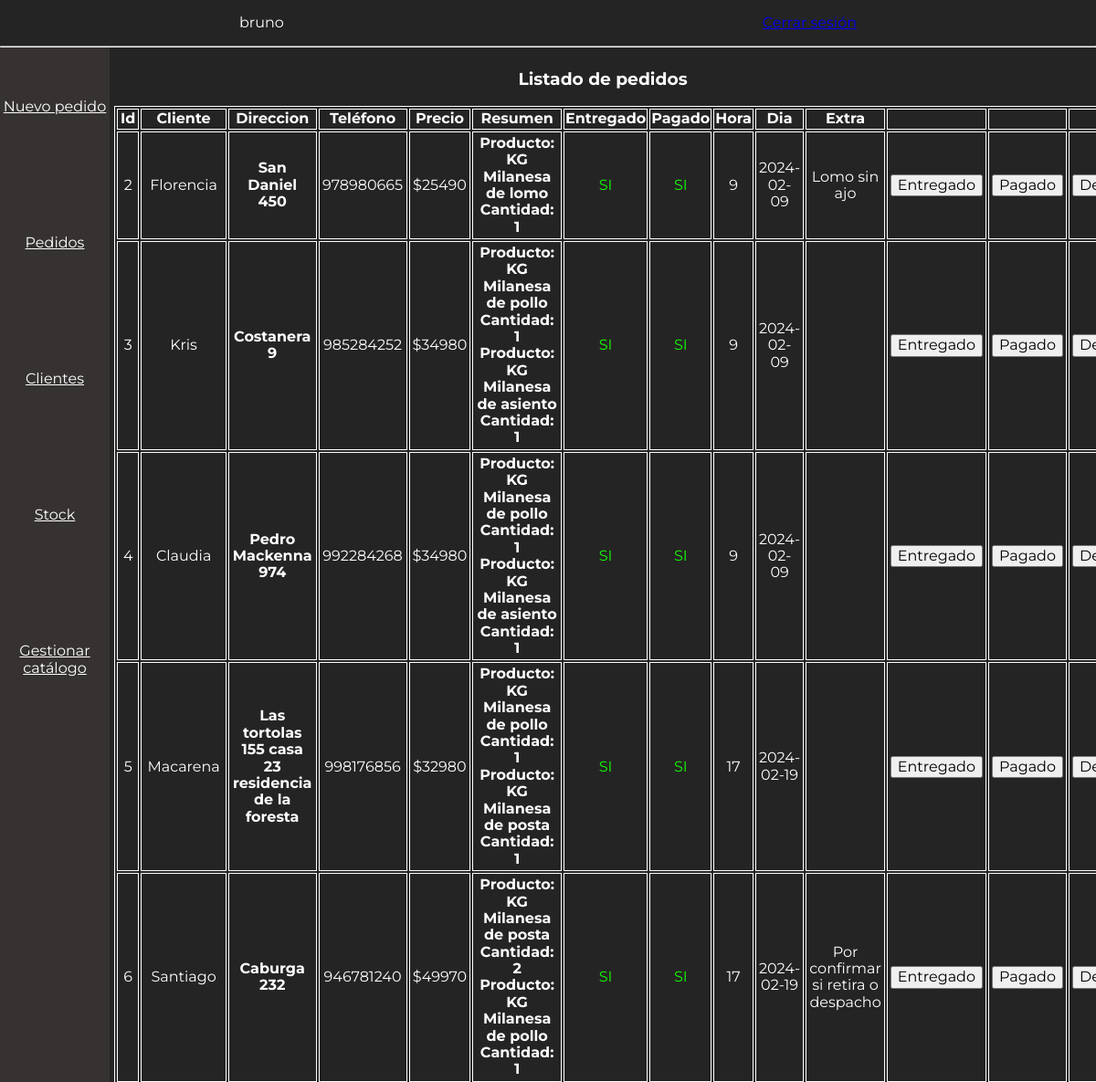
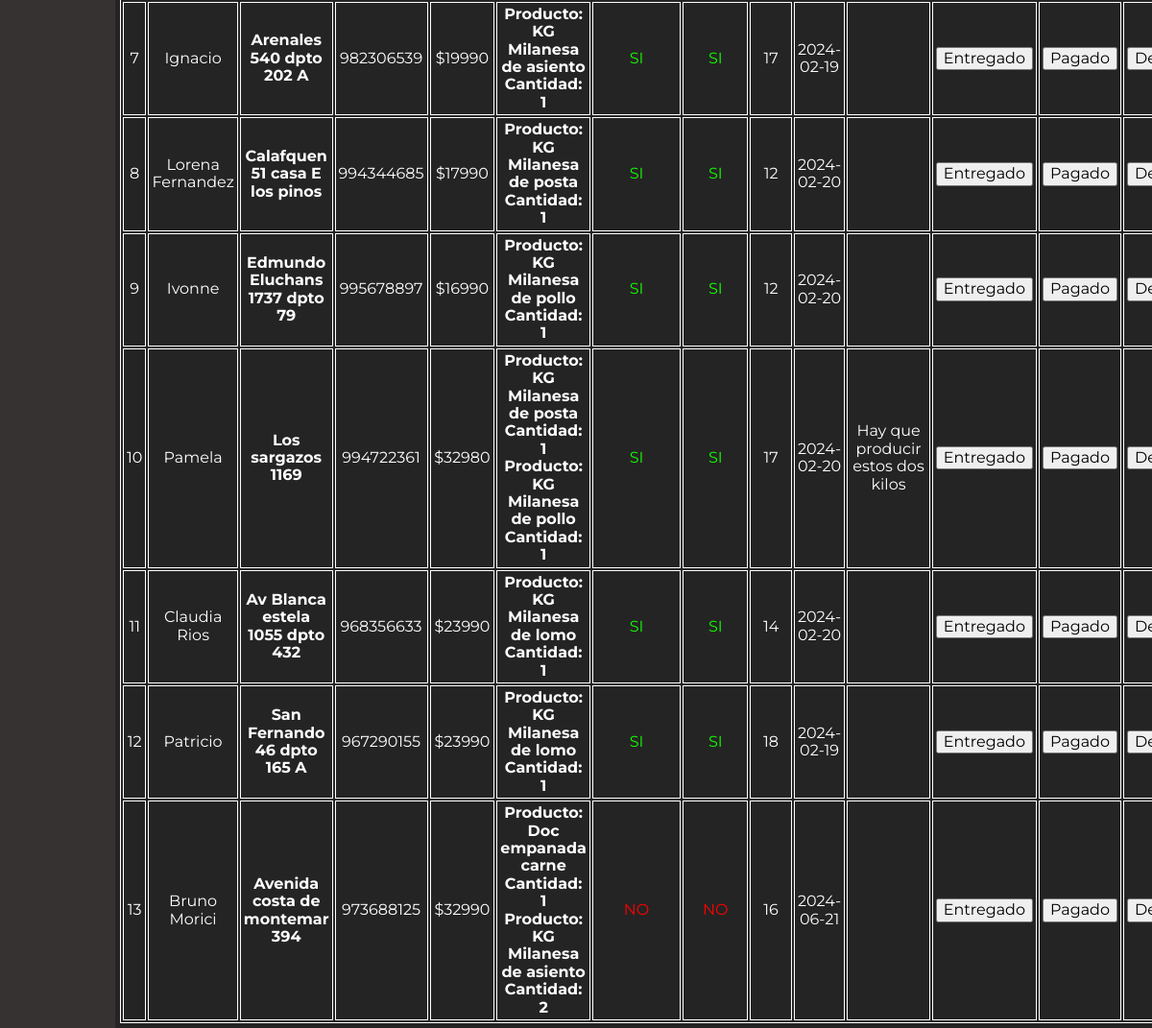
Screenshot of /panel/calendario-pedidos (signed in) with the database file from the repository (2 pictures, top to bottom).
### catalogoApp/models.py (models this page shows, shortened)
class Clientes(models.Model):
    nombre = models.CharField(max_length=200)
    direccion = models.TextField()
    comuna = models.CharField(max_length=200)
    telefono = models.CharField(max_length=200) # Unique
    cantidadPedidos = models.IntegerField()
    deuda = models.BooleanField()
    restaurante = models.BooleanField(default=False)
    extra = models.TextField(null=True)

class Pedidos(models.Model):
    cliente = models.ForeignKey(Clientes, on_delete=models.CASCADE)
    precio = models.IntegerField()
    resumenPedido = models.TextField()
    estado_entrega = models.BooleanField(default=False)
    estado_pago = models.BooleanField(default=False)
    hora = models.CharField(max_length=200)
    dia = models.CharField(max_length=200)
    extra = models.CharField(max_length=200)

### catalogoApp/views.py (the view)
# urls.py: path('panel/calendario-pedidos', views.calendarioPedidos, name="calendarioPedidos"),
def calendarioPedidos(request):
    if 'userName' not in request.session:
        return redirect('login')
    else:
        listado_pedidos = Pedidos.objects.all()
        pedidos = []
        strings_mensaje_whatsapp = []
        for pedido_objeto in listado_pedidos:
            cliente = get_object_or_404(Clientes, id=pedido_objeto.cliente_id)
            if pedido_objeto.estado_entrega:
                entregado = 'SI'
            else:
                entregado = 'NO'
            if pedido_objeto.estado_pago:
                pagado = 'SI'
            else:
                pagado = 'NO'
            x = [pedido_objeto.id , cliente.nombre , cliente.direccion, cliente.telefono , pedido_objeto.precio , pedido_objeto.resumenPedido , entregado , pagado , pedido_objeto.hora , pedido_objeto.dia , pedido_objeto.extra]
            informacion_formateada = (
                f"{x[8]} hs {x[9]}\n"  # Hora y día
                f"{x[1]}\n"             # Nombre
                f"+56 {x[3]}\n"             # Teléfono
                f"{x[2]}\n"             # Dirección
                f"\n{x[5]}"             # Resumen del pedido
                f"${x[4]}\n"             # Precio
                f"Pagado: {x[7]}\n"     # Estado de pago
                f"Información extra: {x[10]}"        # Extra
            )
            x.append(informacion_formateada)
            pedidos.append(x)
            print('\n')
        return render(request, 'calendarioPedidos.html',{
            'userName': request.session['userName'],
            'pedidos': pedidos,
        })

### catalogoApp/templates/calendarioPedidos.html (shortened to what this page needs)
{% extends 'layouts/basePanel.html' %}
{% block content %}
<center><h3>Listado de pedidos</h3></center>
<div class="listado">
    <table class="tabla">
        <tr>
            <th>Id</th>
            <th>Cliente</th>
            <th>Direccion</th>
            <th>Teléfono</th>
            <th>Precio</th>
            <th>Resumen</th>
            <th>Entregado</th>
            <th>Pagado</th>
            <th>Hora</th>
            <th>Dia</th>
            <th>Extra</th>
            <th></th>
            <th></th>
            <th></th>
        </tr>
        {% for pedido in pedidos %}
            <tr>
                {% with id=pedido.0 clienteNombre=pedido.1 direccion=pedido.2 telefono=pedido.3 precio=pedido.4 resumen=pedido.5 estado_entrega=pedido.6 estado_pago=pedido.7 hora=pedido.8 dia=pedido.9 extra=pedido.10 string_mensaje_whatsapp=pedido.11 %}
                    <td>{{id}}</td>
                    <td>{{clienteNombre}}</td>
                    <td><b>{{direccion}}</b></td>
                    <td>{{telefono}}</td>
                    <td>${{precio}}</td>
                    <td><b>{{resumen}}</b></td>
                    {% if estado_entrega == 'NO' %}
                    <td class="rojo">{{estado_entrega}}</td>
                    {% endif %}
                    {% if estado_entrega == 'SI' %}
                    <td class="verde">{{estado_entrega}}</td>
                    {% endif %}
                    {% if estado_pago == 'NO' %}
                    <td class="rojo">{{estado_pago}}</td>
                    {% endif %}
                    {% if estado_pago == 'SI' %}
                    <td class="verde">{{estado_pago}}</td>
                    {% endif %}
                    <td>{{hora}}</td>
                    <td>{{dia}}</td>
                    <td>{{extra}}</td>
                    <td>
                        <form action="{% url 'pedidoEntregado' %}" method="POST">
                            <input type="submit" value="Entregado">
                        </form>
                    </td>
                    <td>
                        <form action="{% url 'pedidoPagado' %}" method="POST">
                            <input type="submit" value="Pagado">
                        </form>
                    </td>
                    <td>
                        <form action="{% url 'enviarDespacho' %}" method="POST">
                            <input type="submit" value="Despacho">
                        </form>
                    </td>
                {% endwith %}
            </tr>
        {% endfor %}
    </table>
</div>
{% endblock %}

### catalogoApp/static/stylesPanel.css (style rules this page uses)
:root { --fondoNuevo: #373232; --claroNuevo: #e0d1b1; --fondoViejo: #010909; --claroViejo: #a68868; --fondo: #252424; --claro: #c3ad8d; }
html { font-family: 'Montserrat'; color: #fff; }
body { margin: 0; padding: 0; min-height: 100vh; background-color: var(--fondoNuevo); }
.tabla, .tabla td, .tabla th { border: 1px solid #fff; }
.tabla { text-align: center; width: 100%; }
.tabla td { padding: 3px; }
.rojo { color: #ff0000; }
.verde { color: #11ff00; }

### rows the page displays
Clientes: pedidos "Florencia", pedidos "San Daniel 450", pedidos "978980665"
Pedidos: pedidos "Producto: KG Milanesa de lomo Cantidad: 1", pedidos "2024-02-09", pedidos "Lomo sin ajo"
Clientes: pedidos "Kris", pedidos "Costanera 9", pedidos "985284252"
Pedidos: pedidos "Producto: KG Milanesa de pollo Cantidad: 1 Producto: KG Milanesa de asiento Cantidad: 1", pedidos "2024-02-09"
Clientes: pedidos "Claudia", pedidos "Pedro Mackenna 974", pedidos "992284268"
Pedidos: pedidos "Producto: KG Milanesa de pollo Cantidad: 1 Producto: KG Milanesa de asiento Cantidad: 1", pedidos "2024-02-09"
Clientes: pedidos "Macarena", pedidos "Las tortolas 155 casa 23 residencia de la foresta", pedidos "998176856"
Pedidos: pedidos "Producto: KG Milanesa de pollo Cantidad: 1 Producto: KG Milanesa de posta Cantidad: 1", pedidos "17", pedidos "2024-02-19"
Clientes: pedidos "Santiago", pedidos "Caburga 232", pedidos "946781240"
Pedidos: pedidos "Producto: KG Milanesa de posta Cantidad: 2 Producto: KG Milanesa de pollo Cantidad: 1", pedidos "17", pedidos "2024-02-19", pedidos "Por confirmar si retira o despacho"
Clientes: pedidos "Ignacio", pedidos "Arenales 540 dpto 202 A", pedidos "982306539"
Pedidos: pedidos "Producto: KG Milanesa de asiento Cantidad: 1", pedidos "17", pedidos "2024-02-19"
Clientes: pedidos "Lorena Fernandez", pedidos "Calafquen 51 casa E los pinos", pedidos "994344685"
Pedidos: pedidos "Producto: KG Milanesa de posta Cantidad: 1", pedidos "12", pedidos "2024-02-20"
Clientes: pedidos "Ivonne", pedidos "Edmundo Eluchans 1737 dpto 79", pedidos "995678897"
Pedidos: pedidos "Producto: KG Milanesa de pollo Cantidad: 1", pedidos "12", pedidos "2024-02-20"
Clientes: pedidos "Pamela", pedidos "Los sargazos 1169", pedidos "994722361"
Pedidos: pedidos "Producto: KG Milanesa de posta Cantidad: 1 Producto: KG Milanesa de pollo Cantidad: 1", pedidos "17", pedidos "2024-02-20", pedidos "Hay que producir estos dos kilos"
Clientes: pedidos "Claudia Rios", pedidos "Av Blanca estela 1055 dpto 432", pedidos "968356633"
Pedidos: pedidos "Producto: KG Milanesa de lomo Cantidad: 1", pedidos "14", pedidos "2024-02-20"
Clientes: pedidos "Patricio", pedidos "San Fernando 46 dpto 165 A", pedidos "967290155"
Pedidos: pedidos "Producto: KG Milanesa de lomo Cantidad: 1", pedidos "18", pedidos "2024-02-19"
Clientes: pedidos "Bruno Morici", pedidos "Avenida costa de montemar 394", pedidos "973688125"
Pedidos: pedidos "Producto: Doc empanada carne Cantidad: 1 Producto: KG Milanesa de asiento Cantidad: 2", pedidos "16", pedidos "2024-06-21"

### other values shown
{{ userName }} "bruno"
{{ id }} "2" "3" "4" "5" "6" "7" "8" "9" "10" "11" "12" "13"
{{ precio }} "25490" "34980" "34980" "32980" "49970" "19990" "17990" "16990" "32980" "23990" "23990" "32990"
{{ estado_entrega }} "SI" "SI" "SI" "SI" "SI" "SI" "SI" "SI" "SI" "SI" "SI"
{{ estado_pago }} "SI" "SI" "SI" "SI" "SI" "SI" "SI" "SI" "SI" "SI" "SI"
{{ hora }} "9" "9" "9"
{{ estado_entrega }} "NO"
{{ estado_pago }} "NO"
